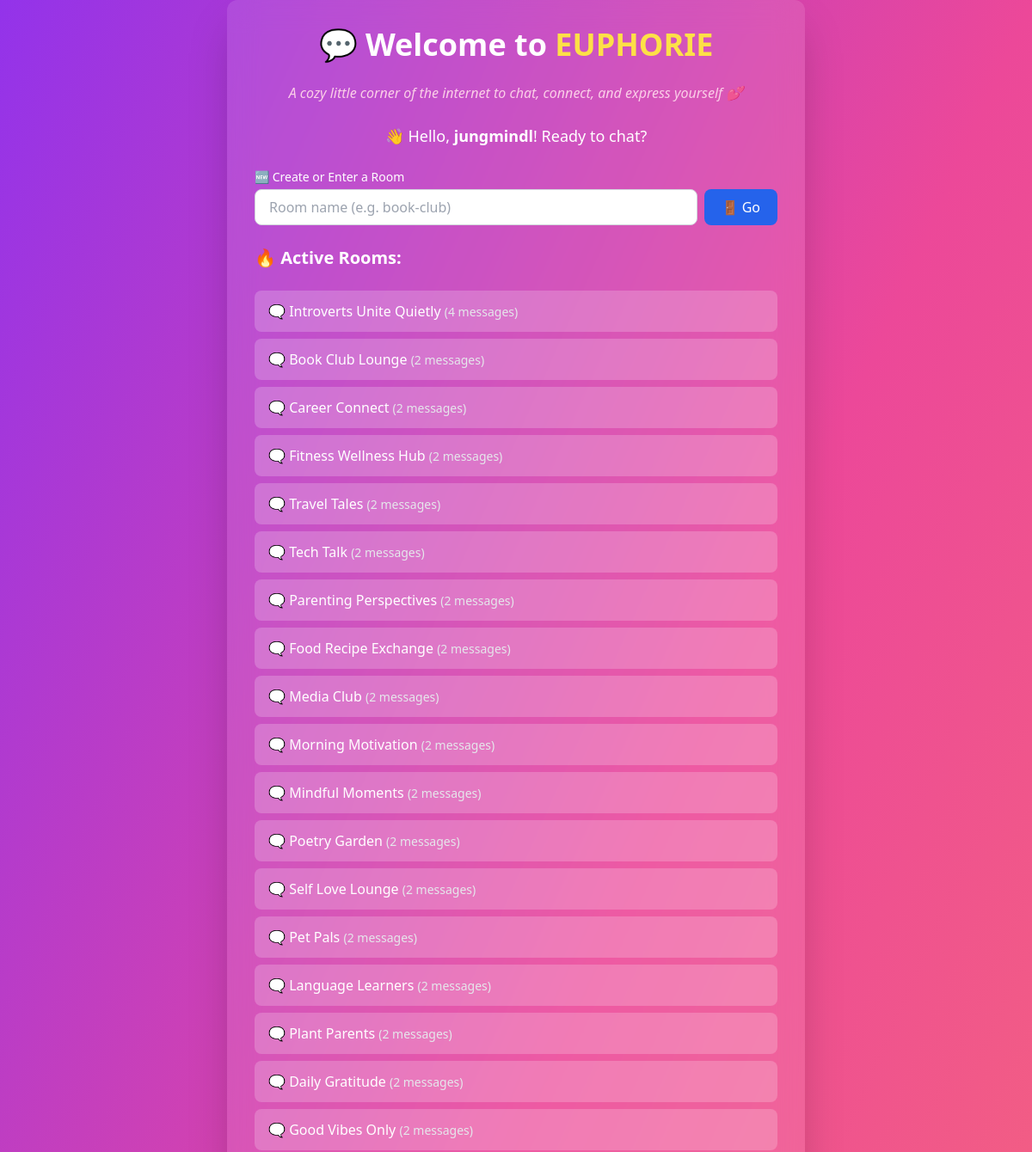
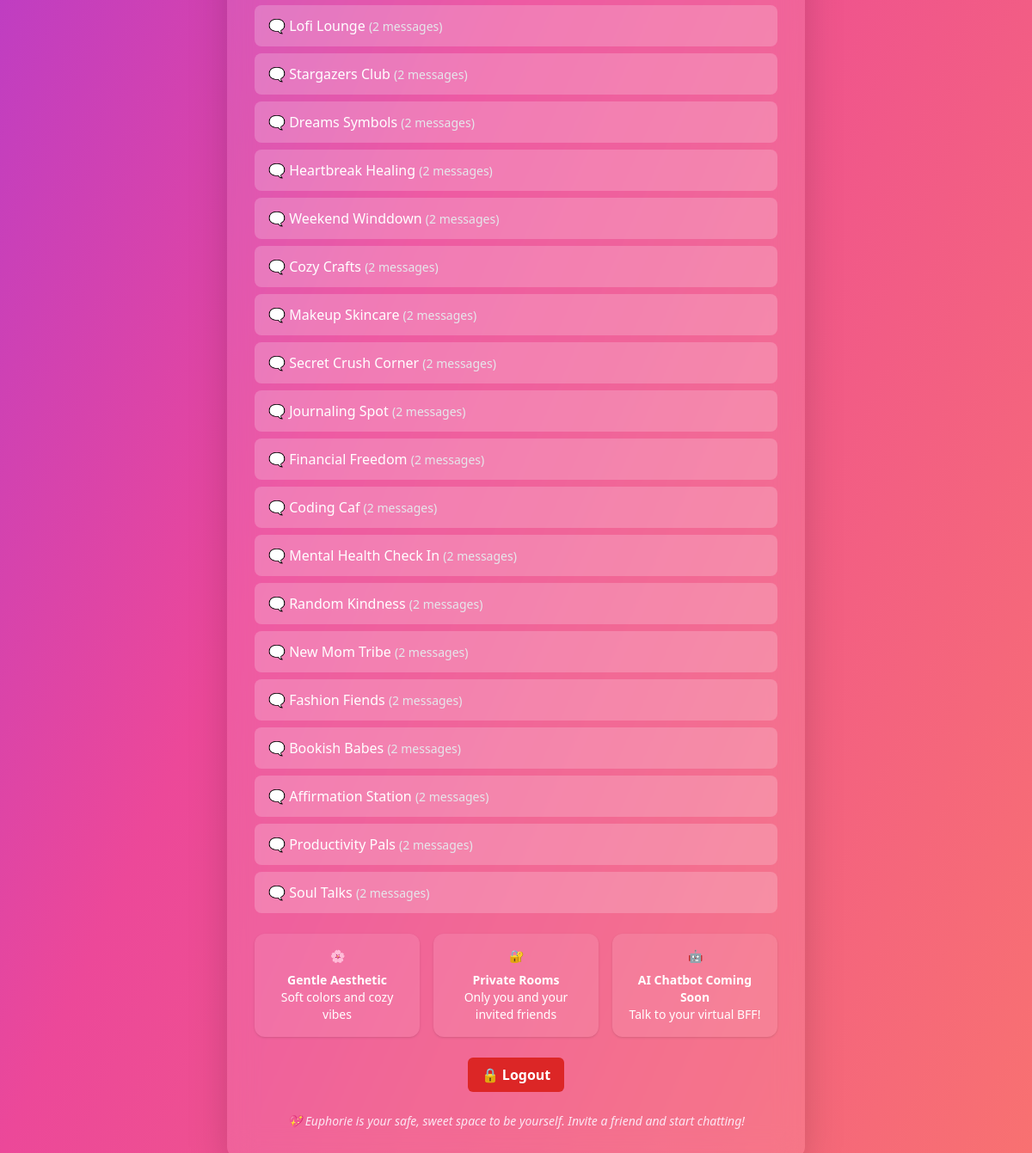
The app's page / (signed in) with its own data (2 pictures, top to bottom).
### chat/models.py (models this page shows, shortened)
class Room(models.Model):
    name = models.SlugField(unique=True)
    creator = models.ForeignKey(User, on_delete=models.CASCADE)
    created_at = models.DateTimeField(auto_now_add=True)

### chat/views.py (the view)
# urls.py: path('', views.index, name='index'),
def index(request):
    all_rooms = Room.objects.annotate(message_count=Count('messages')).order_by('-message_count')
    limit = 1000 if request.user.is_authenticated else 20
    active_rooms = all_rooms[:limit]
    for room in active_rooms:
        room.display_name = room.name.replace('-', ' ').title()
    return render(request, 'chat/index.html', {
        'active_rooms': active_rooms,
        'user': request.user
    })

### chat/templates/chat/index.html (shortened to what this page needs)
<!DOCTYPE html>
<html lang="en">
{% load static %}
<head>
  <script src="https://cdn.tailwindcss.com"></script>
  <link href="https://cdnjs.cloudflare.com/ajax/libs/flowbite/2.3.0/flowbite.min.css" rel="stylesheet" />
</head>
<body class="bg-gradient-to-br from-purple-600 via-pink-500 to-red-400 min-h-screen flex items-center justify-center text-white">
  <div class="bg-white bg-opacity-10 backdrop-blur-lg p-8 rounded-xl shadow-2xl w-full max-w-2xl text-white space-y-6">
    <h1 class="text-4xl font-extrabold text-center">💬 Welcome to <span class="text-yellow-300">EUPHORIE</span></h1>
    <p class="text-center text-pink-200 italic text-md">
      A cozy little corner of the internet to chat, connect, and express yourself 💕
    </p>
    {% if user.is_authenticated %}
      <h2 class="text-lg text-center">👋 Hello, <span class="font-semibold">{{ user.username }}</span>! Ready to chat?</h2>
      <form id="room-form" onsubmit="event.preventDefault(); enterRoom();" class="mb-4">
        <label for="room-name-input" class="block text-sm font-medium text-white mb-1">🆕 Create or Enter a Room</label>
        <div class="flex gap-2">
          <input id="room-name-input" type="text" placeholder="Room name (e.g. book-club)"
                 required class="flex-1 px-4 py-2 border border-gray-300 text-gray-900 rounded-lg focus:ring-2 focus:ring-blue-500 focus:outline-none" />
          <button type="submit" class="px-5 py-2 bg-blue-600 text-white rounded-lg hover:bg-blue-700 transition">
            🚪 Go
          </button>
        </div>
      </form>
    {% endif %}
    <h3 class="text-xl font-semibold">🔥 Active Rooms:</h3>
    <ul id="room-list" class="space-y-2">
      {% for room in active_rooms %}
        <li>
          {% if user.is_authenticated %}
            <a href="{% url 'room' room.name %}" class="block bg-white bg-opacity-20 hover:bg-opacity-30 px-4 py-3 rounded-lg transition">
              🗨️ <span class="font-medium">{{ room.display_name }}</span>
              <span class="text-sm text-gray-200">({{ room.message_count }} messages)</span>
            </a>
          {% endif %}
        </li>
      {% endfor %}
    </ul>
    <div class="grid gap-4 md:grid-cols-3 mt-8 text-sm text-white text-center">
      <div class="bg-white bg-opacity-10 p-4 rounded-xl shadow">
        🌸 <p class="mt-2 font-semibold">Gentle Aesthetic</p>
        <p>Soft colors and cozy vibes</p>
      </div>
      <div class="bg-white bg-opacity-10 p-4 rounded-xl shadow">
        🔐 <p class="mt-2 font-semibold">Private Rooms</p>
        <p>Only you and your invited friends</p>
      </div>
      <div class="bg-white bg-opacity-10 p-4 rounded-xl shadow">
        🤖 <p class="mt-2 font-semibold">AI Chatbot Coming Soon</p>
        <p>Talk to your virtual BFF!</p>
      </div>
    </div>
    {% if user.is_authenticated %}
      <form method="post" action="{% url 'logout' %}" class="text-center mt-6">
        <button type="submit" class="px-4 py-2 bg-red-600 hover:bg-red-700 rounded-md text-white font-semibold">
          🔒 Logout
        </button>
      </form>
    {% endif %}
    <p class="text-center text-pink-100 italic text-sm mt-4">
      💖 Euphorie is your safe, sweet space to be yourself. Invite a friend and start chatting!
    </p>
  </div>
</body>
</html>

### records on screen
Room: display_name "Introverts Unite Quietly", message_count "4"
Room: display_name "Book Club Lounge", message_count "2"
Room: display_name "Career Connect", message_count "2"
Room: display_name "Fitness Wellness Hub", message_count "2"
Room: display_name "Travel Tales", message_count "2"
Room: display_name "Tech Talk", message_count "2"
Room: display_name "Parenting Perspectives", message_count "2"
Room: display_name "Food Recipe Exchange", message_count "2"
Room: display_name "Media Club", message_count "2"
Room: display_name "Morning Motivation", message_count "2"
Room: display_name "Mindful Moments", message_count "2"
Room: display_name "Poetry Garden", message_count "2"
Room: display_name "Self Love Lounge", message_count "2"
Room: display_name "Pet Pals", message_count "2"
Room: display_name "Language Learners", message_count "2"
Room: display_name "Plant Parents", message_count "2"
Room: display_name "Daily Gratitude", message_count "2"
Room: display_name "Good Vibes Only", message_count "2"
Room: display_name "Lofi Lounge", message_count "2"
Room: display_name "Stargazers Club", message_count "2"
Room: display_name "Dreams Symbols", message_count "2"
Room: display_name "Heartbreak Healing", message_count "2"
Room: display_name "Weekend Winddown", message_count "2"
Room: display_name "Cozy Crafts", message_count "2"
Room: display_name "Makeup Skincare", message_count "2"
Room: display_name "Secret Crush Corner", message_count "2"
Room: display_name "Journaling Spot", message_count "2"
Room: display_name "Financial Freedom", message_count "2"
Room: display_name "Coding Caf", message_count "2"
Room: display_name "Mental Health Check In", message_count "2"
Room: display_name "Random Kindness", message_count "2"
Room: display_name "New Mom Tribe", message_count "2"
Room: display_name "Fashion Fiends", message_count "2"
Room: display_name "Bookish Babes", message_count "2"
Room: display_name "Affirmation Station", message_count "2"
Room: display_name "Productivity Pals", message_count "2"
Room: display_name "Soul Talks", message_count "2"

### other values on screen
{{ user.username }} "jungmindl"
